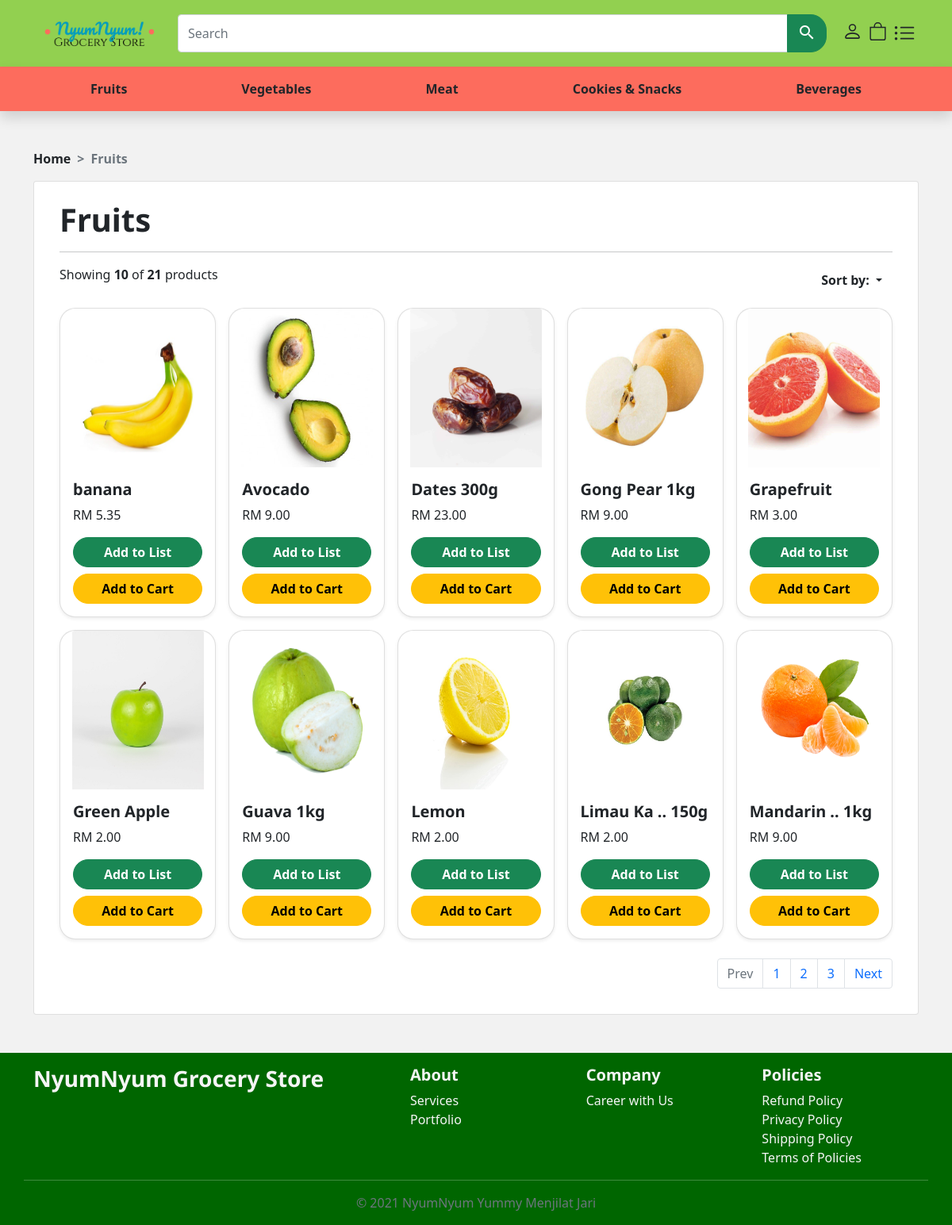
The app's page /src/products.php?p_cat_id=1 with its own data.
### tables this page shows
CREATE TABLE `product_categories` (
  `p_cat_id` int(10) NOT NULL,
  `p_cat_title` text NOT NULL
);

CREATE TABLE `product` (
  `product_id` int(10) NOT NULL,
  `p_cat_id` int(11) NOT NULL,
  `date` timestamp NOT NULL DEFAULT current_timestamp(),
  `product_name` text NOT NULL,
  `sale` varchar(255) NOT NULL,
  `percentage` varchar(255) NOT NULL,
  `product_price` float(10,2) NOT NULL,
  `product_img` varchar(255) NOT NULL,
  `product_quantity` int(10) NOT NULL,
  `product_desc` text NOT NULL
);

### functions/function.php (the view, shortened to what this page needs)
<?php
$db = mysqli_connect("localhost", "root", "", "groceries");
function getpro($run_product)
{
    global $db, $p_cat_id0, $id, $page, $count;
    while ($row_product = mysqli_fetch_array($run_product)) {
        $product_id = $row_product['product_id'];
        $p_cat_id = $row_product['p_cat_id'];
        $product_name = $row_product['product_name'];
        $product_price = $row_product['product_price'];
        $product_img = $row_product['product_img'];
        $sale = $row_product['sale'];
        $percentage = $row_product['percentage'];
        if (strlen($product_name) > 15) {
            $product_name = substr($product_name, 0, 8). " .. " . substr($product_name, -4);
        }
        if ($p_cat_id == $p_cat_id0 && isset($_SESSION['user'])) {
            $_SESSION['cart'] = $product_id;
            $id = $_SESSION['user'];
            echo "
            <div class='col'>
                <div class='card shadow-sm sshighlight'>
                    <a href='products-closeup.php?id=$id&product_id=$product_id&p_cat_id=$p_cat_id'>
                        <img src='../admin_area/product_images/$product_img' alt='pise' class='card-img-top' style='height: 200px;'>
                    </a>
                    <div class='card-body'>
                    ";
                    if($sale == "1"){
                        ?>
                        <div class='position-absolute top-0 end-0 pt-3'>
                            <h5><span class='badge bg-danger'><?php echo $percentage;?>% off</span></h5>
                        </div>
                        <?php
                    }
                    ?>
                <?php echo "
                        <h5 class='card-title'>$product_name</h5>
                        <p class='card-text'>RM $product_price</p>
            "; ?>
                        <div class='d-flex flex-column justify-content-around gap-2 gap-sm-0'>
                            <a href='products-closeup.php?id=<?php echo $id?>&product_id=<?php echo $product_id?>&p_cat_id=<?php echo $p_cat_id ?>'  class='btn btn-success rounded-pill mb-sm-2  '>Add to List</a>
                            <a onclick="add<?=$product_id?>()" class='btn btn-warning rounded-pill'>Add to Cart</a>
                        </div>
                    </div>
                </div>
            </div>
    <?php
        } else {
            echo "
            <div class='col'>
                <div class='card shadow-sm sshighlight'>
                    <a href='products-closeup.php?product_id=$product_id&p_cat_id=$p_cat_id'>
                        <img src='../admin_area/product_images/$product_img' alt='pise' class='card-img-top' style='height: 200px;'>
                    </a>
                    <div class='card-body'>
                        <h5 class='card-title'>$product_name</h5>
                        <p class='card-text'>RM $product_price</p>
                "; ?>
                        <div class='d-flex flex-column justify-content-around gap-2 gap-sm-0'>
                            <a href='products-closeup.php?product_id=<?php echo $product_id?>&p_cat_id=<?php echo $p_cat_id ?>'  class='btn btn-success rounded-pill mb-sm-2  '>Add to List</a>
                            <a href='' data-bs-toggle='modal' data-bs-target='#exampleModal'  class='btn btn-warning rounded-pill'>Add to Cart</a>
                        </div>
                    </div>
                </div>
            </div>
        <?php
        }
        ?>
    <?php
    }
}
function getProDef()
{
    global $db, $p_cat_id0, $id, $page, $count;
    $per_page = 10;
    $page = (isset($_GET['page'])) ? $_GET['page'] : 1;
    if (isset($_GET['p_cat_id'])) $p_cat_id0 = $_GET['p_cat_id'];
    $start_from = ($page-1) * $per_page;
    $get_product = "SELECT * FROM product WHERE p_cat_id=$p_cat_id0 LIMIT $start_from,$per_page";
    $run_product = mysqli_query($db, $get_product);
    getpro($run_product);
}
                                ?>

### src/products.php (shortened to what this page needs)
<?php
include("../includes/header.php");
include("../includes/db.php");
global $total_records, $sort;
$per_page = 10;
$page = (isset($_GET['page'])) ? $_GET['page'] : 1;
if (isset($_GET['p_cat_id'])) $p_cat_id0 = $_GET['p_cat_id'];
$start_from = ($page-1) * $per_page;
$get_product = "select * from product where p_cat_id=$p_cat_id0 LIMIT $start_from,$per_page";
$run_product = mysqli_query($db, $get_product);
$count = mysqli_num_rows($run_product);
$get_categoryName = "select * from product_categories where p_cat_id=$p_cat_id0";
$run_categoryName = mysqli_query($db, $get_categoryName);
$row_categoryName = mysqli_fetch_array($run_categoryName);
$p_cat_title = $row_categoryName['p_cat_title'];
$get_productAmount = "SELECT COUNT(*) FROM product WHERE p_cat_id=$p_cat_id0";
$run_productAmount = mysqli_query($db, $get_productAmount);
$productAmount = mysqli_fetch_row($run_productAmount);
?>
    <div class="container pt-5">
        <nav style="--bs-breadcrumb-divider: '>';" aria-label="breadcrumb">
            <ol class="breadcrumb fw-bold">
                <li class="breadcrumb-item"><a href="index.php" class="text-dark text-decoration-none">Home</a></li>
                <li class="breadcrumb-item active" aria-current="page"><?php echo $p_cat_title ?></li>
            </ol>
        </nav>
    </div>
    <main class="container pb-5">
        <div class="card">
            <div class="card-body m-3 mt-2">
                <h1><?php echo $p_cat_title ?></h1>
                <hr>
                <div class="container d-flex flex-row justify-content-between align-item-center p-0">
                    <p id="showProdAmount">Showing <strong><?php echo $count ?></strong> of <strong><?php echo $productAmount[0] ?></strong> products</p>
                    <div class="dropdown pb-3">
                        <button class="btn bg-transparent dropdown-toggle" type="button" id="dropdownSort"
                            data-bs-toggle="dropdown" aria-expanded="false">
                            Sort by:
                        </button>
                    </div>
                </div>
                <div class="row row-cols-2 row-cols-md-3 row-cols-lg-5 g-3">
                    <?php
                    $per_page = 10;
                    if (isset($_GET['sort'])) {
                        $sort = $_GET['sort'];
                        if ($sort == 'A2Z') getProA2Z();
                        elseif ($sort == 'Z2A') getProZ2A();
                        elseif ($sort == 'L2H') getProL2H();
                        elseif ($sort == 'H2L') getProH2L();
                        else getProDef();
                    } else getProDef();
                    ?>
                </div>
                <nav aria-label="Product page navigation">
                    <ul class="pagination justify-content-end mb-0 mt-4">
                    <?php
                        global $p_cat_id0;
                        if (isset($_GET['p_cat_id'])) $p_cat_id0 = $_GET['p_cat_id'];
                        $query = "select * from product where p_cat_id=$p_cat_id0 ";
                        $result = mysqli_query($con,$query);
                        $total_records = mysqli_num_rows($result);
                        $total_pages = ceil($total_records / $per_page);
                        if(isset($_SESSION['user'])){
                            $userid=$_SESSION['user'];
                            if($page >= 2) {
                                echo '
                                <li class="page-item">
                                    <a class="page-link" href="../src/products.php?page='.($page-1).'&id='.$userid.'&p_cat_id='.$p_cat_id0.'&sort='.$sort.'">
                                    Prev</a>
                                </li>
                                ';
                            } else {
                                echo '
                                <li class="page-item disabled">
                                    <a class="page-link" href="#" tabindex="-1" aria-disabled="true">Prev</a>
                                </li>
                                ';
                            }
                            for($i=1; $i<=$total_pages; $i++){
                                echo '
                                <li class="page-item" aria-current="page"><a class="page-link" href="../src/products.php?page='.$i.'&id='.$userid.'&p_cat_id='.$p_cat_id0.'&sort='.$sort.'">
                                '.$i.'</a></li>
                                '
                                ;
                            }
                            if ($page < $total_pages) {
                                echo '
                                <li class="page-item">
                                    <a class="page-link active" href="../src/products.php?page='.($page+1).'&id='.$userid.'&p_cat_id='.$p_cat_id0.'&sort='.$sort.'">
                                    Next</a>
                                </li>
                                ';
                            } else {
                                echo '
                                <li class="page-item disabled">
                                    <a class="page-link" href="#" tabindex="-1" aria-disabled="true">Next</a>
                                </li>
                                ';
                            }
                        } else{
                            if($page >= 2) {
                                echo '
                                <li class="page-item">
                                    <a class="page-link" href="../src/products.php?page='.($page-1).'&&p_cat_id='.$p_cat_id0.'&sort='.$sort.'">
                                    Prev</a>
                                </li>
                                ';
                            } else {
                                echo '
                                <li class="page-item disabled">
                                    <a class="page-link" href="#" tabindex="-1" aria-disabled="true">Prev</a>
                                </li>
                                ';
                            }
                            for($i=1; $i<=$total_pages; $i++){
                                echo '
                                <li class="page-item" aria-current="page"><a class="page-link" href="../src/products.php?page='.$i.'&p_cat_id='.$p_cat_id0.'&sort='.$sort.'">
                                '.$i.'</a></li>
                                '
                                ;
                            }
                            if ($page < $total_pages) {
                                echo '
                                <li class="page-item">
                                    <a class="page-link active" href="../src/products.php?page='.($page+1).'&p_cat_id='.$p_cat_id0.'&sort='.$sort.'">
                                    Next</a>
                                </li>
                                ';
                            } else {
                                echo '
                                <li class="page-item disabled">
                                    <a class="page-link" href="#" tabindex="-1" aria-disabled="true">Next</a>
                                </li>
                                ';
                            }
                        }
                    ?>
                    </ul>
                </nav>
            </div>
        </div>
    </main>
    <?php include("../includes/footer.php") ?>
</body>
</html>

### nyumstyle.css (style rules this page uses)
body { background-color: #f2f2f2; padding-right: 0 !important; }
h1, h2, h3, h4, h5 { font-family: "Noto Sans", sans-serif; font-weight: bold; }
.sshighlight { border-radius: 20px; }
.btn { border-radius: 25px; font-weight: bold; outline: none!important; }
.card a>img { height: 85%; width: 85%; display: block; margin: auto; }

### includes/header.php (style rules this page uses)
html { overflow-y: scroll; }

### records on screen
product_categories: p_cat_title "Fruits"
product: product_img (picture), product_name "banana", product_price "5.35"
product: product_img (picture), product_name "Avocado", product_price "9.00"
product: product_img (picture), product_name "Dates 300g", product_price "23.00"
product: product_img (picture), product_name "Gong Pear 1kg", product_price "9.00"
product: product_img (picture), product_name "Grapefruit", product_price "3.00"
product: product_img (picture), product_name "Green Apple", product_price "2.00"
product: product_img (picture), product_name "Guava 1kg", product_price "9.00"
product: product_img (picture), product_name "Lemon", product_price "2.00"
product: product_img (picture), product_name "Limau Ka .. 150g", product_price "2.00"
product: product_img (picture), product_name "Mandarin .. 1kg", product_price "9.00"

### other values on screen
$count "10"
$productAmount[0] "21"
